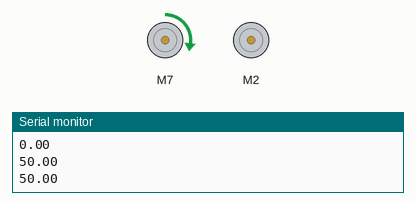
Recording of a sketch running on a simulated Arduino Uno, built with avr-gcc and run on an emulated ATmega328P. On the bench: 2 × DC motor (green arrow = forward, orange = backward, longer = faster), the last lines printed to the serial monitor.

Above: at 0.5 s.
At 6.0 s:
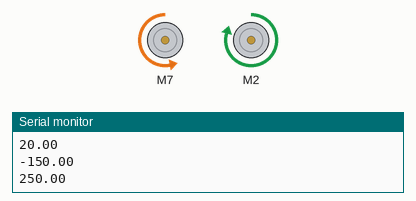
At 10.0 s:
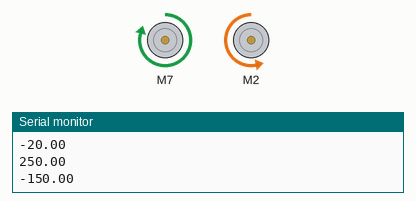
At 14.0 s:
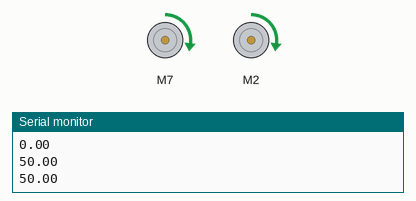
Timing chart, 0 to 15.6 s (numbered marks = the images above):
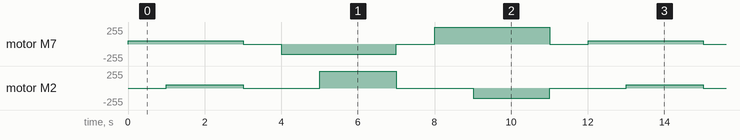

Measured:
- by itself, motor M7: repeats every 12.0 s: stopped 1.0 s, backward 150/255 3.0 s, stopped 1.0 s, forward 250/255 3.0 s, stopped 1.0 s, forward 50/255 3.0 s
- by itself, motor M2: repeats every 12.0 s: stopped 2.0 s, forward 250/255 2.0 s, stopped 2.0 s, backward 150/255 2.0 s, stopped 2.0 s, forward 50/255 2.0 s

The sketch:

MobotCode.ino
```cpp
//Library for motor
#include <SparkFun_TB6612.h>


//Error fixing
int TODO = 5;


//Pin assignment (Line follower)
const int rightSensor = TODO;
const int leftSensor = TODO;
const int midSensor = TODO;


const int lineLvl = TODO;

//Pin assignment (Motor)
int rightMotor1 = 2;
int rightMotor2 = 4;
int rightMotorVel = 5;

int leftMotor1 = 7;
int leftMotor2 = 8;
int leftMotorVel = 6;

int stdby = 9;

//Compensates for physical orientation and motor spin direction
int offsetL = 1;
int offsetR = 1;

Motor leftMotor = Motor(leftMotor1, leftMotor2, leftMotorVel, offsetL, stdby);
Motor rightMotor = Motor(rightMotor1, rightMotor2, rightMotorVel, offsetR, stdby);

//Physical variables
const float sensorOffset = 5;
const float radius = 5;
const float velocity = 50;
const int angle = 0;

//Pin assignment (Ultrasonic)
int triggerPin = TODO;
int echoPin = TODO;

//Ultrasonic variables
long duration;
int distance;


void setup() {
  pinMode(rightSensor, INPUT);
  pinMode(leftSensor, INPUT);
  pinMode(midSensor, INPUT);
  pinMode(triggerPin, OUTPUT);
  pinMode(echoPin, INPUT);
  Serial.begin(9600);
}

void loop() {
  turn(0);
  delay(1000);
  leftMotor.brake();
  rightMotor.brake();
  delay(1000);
  turn(20);
  delay(1000);
  leftMotor.brake();
  rightMotor.brake();
  delay(1000);
  turn(-20);
  delay(1000);
  leftMotor.brake();
  rightMotor.brake();
  delay(1000);
}

void readLine() {
  float left = analogRead(leftSensor);
  float right = analogRead(rightSensor);
  float middle = analogRead(midSensor);
  if (left > lineLvl) {

  } else if (right >lineLvl) {

  }
}

/*
 * Turns the bot to the desired angle from the current
 * NOTE: Straightening requires a turn
 * param(theta): angle to turn to left or right
 */
void turn(float theta) {
  float t = sensorOffset/velocity;
  Serial.println(t);
  float w = theta/t;
  Serial.println(theta);
  float leftWheelVelocity = velocity - w;
  float rightWheelVelocity = velocity + w;
  Serial.println(leftWheelVelocity);
  Serial.println(rightWheelVelocity);
  if (leftWheelVelocity == rightWheelVelocity == 0) {
    leftMotor.brake();
    rightMotor.brake();
  }
  driveBot(leftWheelVelocity, rightWheelVelocity);
}

/*
 * Writes the voltages necessary to drive the left and
 * right wheels at the desired velocity
 * param leftWheelVelocity, rightWheelvelocity
 */
void driveBot(float lVelocity, float rVelocity) {
    leftMotor.drive(lVelocity, 1000);
    rightMotor.drive(rVelocity, 1000);

}
void readDistance() {

}
```
